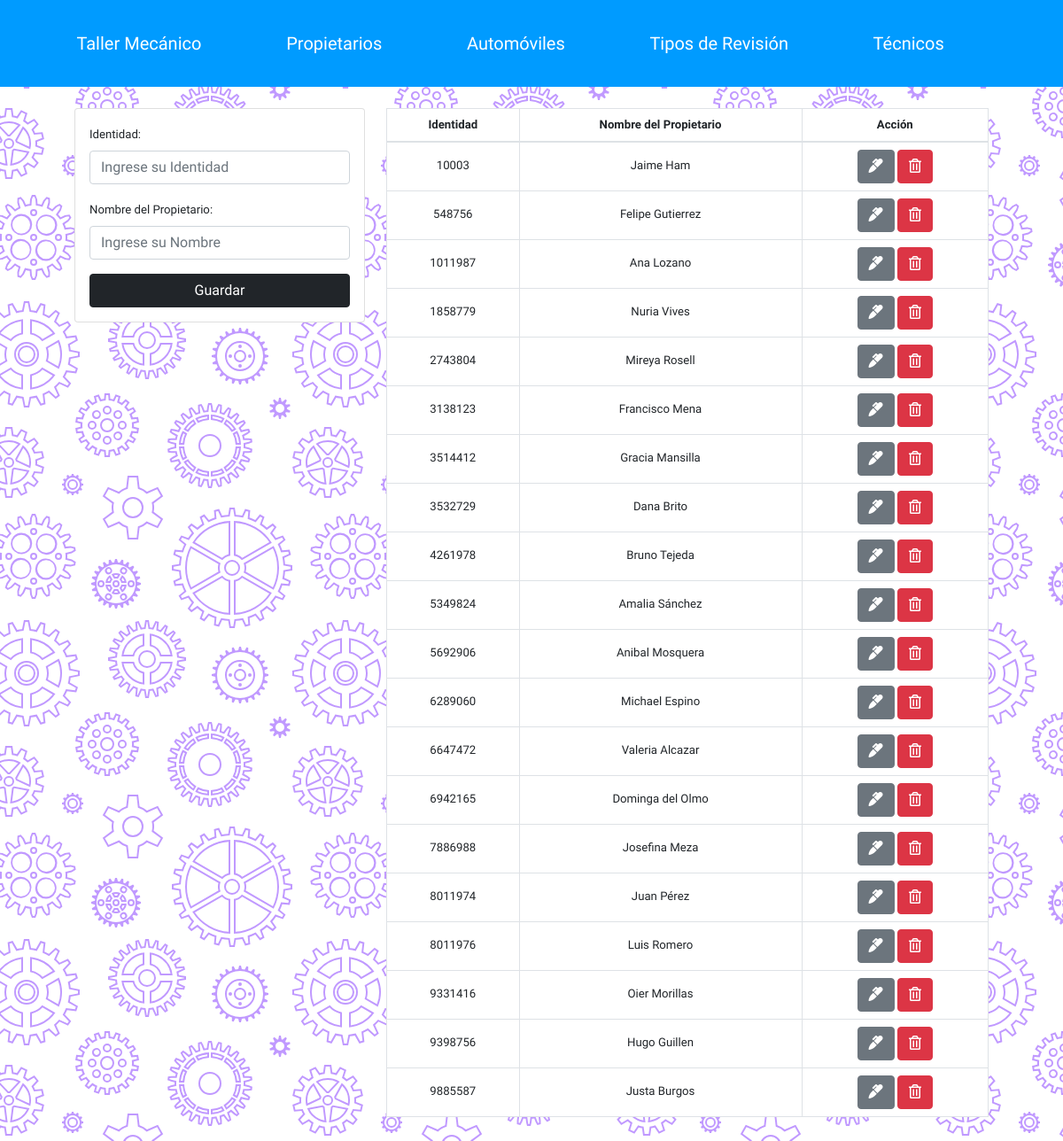
/taller_mecanico/propietarios.php, run on the app's committed database.
### tables this page shows
CREATE TABLE IF NOT EXISTS `propietarios` (
  `Identidad` int(11) NOT NULL,
  `Nombre_Propietario` varchar(255) NOT NULL,
  PRIMARY KEY (`Identidad`)
);

### taller_mecanico/propietarios.php (the view, shortened to what this page needs)
<?php
include("db.php");
include("Includes/header.php");
?>
<div class="container p-4">
    <div class="row">
        <div class="col-md-4">
            <div class="card card-body">
                <form action="save_register.php" method = "POST">
                    <div class="form-group">
                        <label>Identidad:</label>
                        <input type="number" name = "Identidad_Prop" required class = "form-control" min = "1"
                        placeholder = "Ingrese su Identidad" autofocus>
                    </div>
                    <div class="form-group">
                        <label>Nombre del Propietario:</label>
                        <input type = "text" name="Nombre_Propietario" required pattern = "[A-Za-Za]+" class = "form-control" minlength = "2"
                        placeholder = "Ingrese su Nombre">
                    </div>
                    <input type="submit" class = "btn btn-dark btn-block"
                    name = "Guardar_Propietario" value = "Guardar">
                </form>
            </div>
        </div>
        <div class="col-md-8">
            <table class = "table table-bordered">
                <thead>
                    <tr>
                        <th>Identidad</th>
                        <th>Nombre del Propietario</th>
                        <th>Acci&oacute;n</th>
                    </tr>
                </thead>
                <tbody>
                    <?php
                    $query = "SELECT * FROM propietarios";
                    $result_taller = mysqli_query($conn,$query);
                    while($row = mysqli_fetch_array($result_taller)){?>
                        <tr>
                        <td><?php echo $row['Identidad'] ?></td>
                        <td><?php echo $row['Nombre_Propietario'] ?></td>
                            <td>
                                <a href="edit.php?id_Edit_Prop=<?php echo $row['Identidad']?>" class = "btn btn-secondary">
                                    <i class = "fas fa-marker"></i>
                                </a>
                                <a href="delete_register.php?id_Del_Prop=<?php echo $row['Identidad']?>" class = "btn btn-danger">
                                    <i class = "far fa-trash-alt"></i>
                                </a>
                            </td>
                        </tr>
                   <?php }?>
                </tbody>
            </table>
        </div>
    </div>
</div>
<?php include("Includes/footer.php")?>

### taller_mecanico/estilos.css (style rules this page uses)
* { margin: 0; box-sizing: border-box; padding: 0; }
body { font-family: 'Andada Pro', serif; background-color: #ffffff; }
a { color: #ffffff; text-decoration: #ffffff; list-style: none; }
.table.table-bordered th { text-align: center; background-color: #ffffff; vertical-align: 18px; }
.table.table-bordered td { background-color: #ffffff; text-align: center; vertical-align: 18px; }
.container { width: 90%; margin: auto; }

### data on the page
propietarios: Identidad "10003", Nombre_Propietario "Jaime Ham"
propietarios: Identidad "548756", Nombre_Propietario "Felipe Gutierrez"
propietarios: Identidad "1011987", Nombre_Propietario "Ana Lozano"
propietarios: Identidad "1858779", Nombre_Propietario "Nuria Vives"
propietarios: Identidad "2743804", Nombre_Propietario "Mireya Rosell"
propietarios: Identidad "3138123", Nombre_Propietario "Francisco Mena"
propietarios: Identidad "3514412", Nombre_Propietario "Gracia Mansilla"
propietarios: Identidad "3532729", Nombre_Propietario "Dana Brito"
propietarios: Identidad "4261978", Nombre_Propietario "Bruno Tejeda"
propietarios: Identidad "5349824", Nombre_Propietario "Amalia Sánchez"
propietarios: Identidad "5692906", Nombre_Propietario "Anibal Mosquera"
propietarios: Identidad "6289060", Nombre_Propietario "Michael Espino"
propietarios: Identidad "6647472", Nombre_Propietario "Valeria Alcazar"
propietarios: Identidad "6942165", Nombre_Propietario "Dominga del Olmo"
propietarios: Identidad "7886988", Nombre_Propietario "Josefina Meza"
propietarios: Identidad "8011974", Nombre_Propietario "Juan Pérez"
propietarios: Identidad "8011976", Nombre_Propietario "Luis Romero"
propietarios: Identidad "9331416", Nombre_Propietario "Oier Morillas"
propietarios: Identidad "9398756", Nombre_Propietario "Hugo Guillen"
propietarios: Identidad "9885587", Nombre_Propietario "Justa Burgos"
